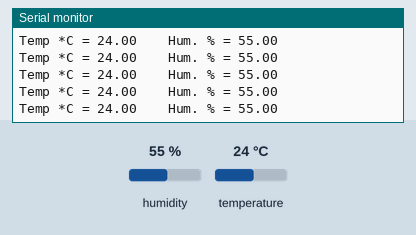
A sketch run on a simulated Arduino Leonardo, built with avr-gcc and run on an emulated ATmega32U4. On the bench: the last lines printed to the serial monitor. Inputs (shaded band) come from the test bench; at power-on: humidity 55 %, temperature 24 °C.

Above: at 1.2 s.
1.3 s: humidity set to 22 %
At 1.33 s:
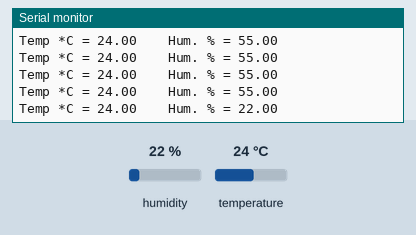
2.8 s: temperature set to 12 °C
At 2.84 s:
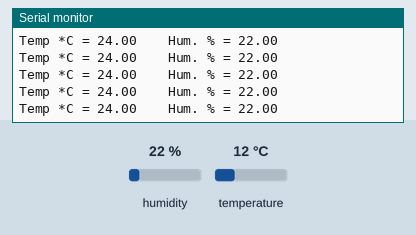
4.3 s: humidity set to 40 %
At 4.3 s:
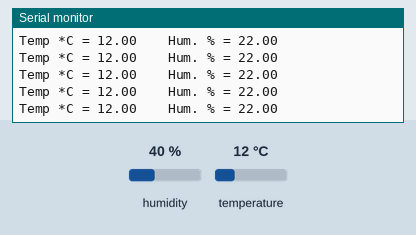
5.8 s: temperature set to 41 °C
At 5.81 s:
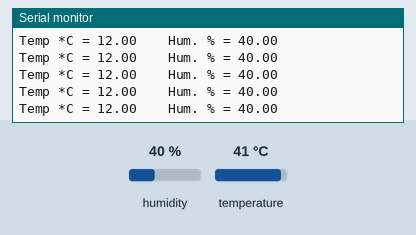
Timing chart, 0 to 8.8 s (numbered marks = the images above; inputs shaded):
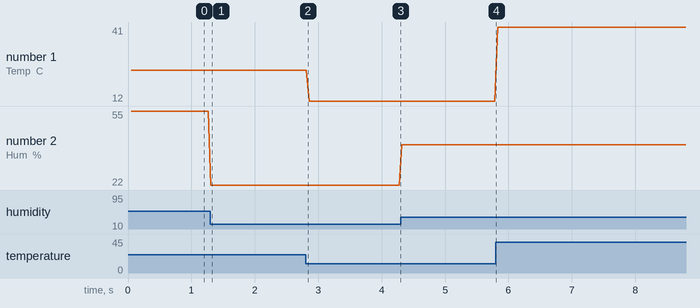

The sketch:

SHT31.ino
```cpp
/***************************************************
  This is an example for the SHT31-D Humidity & Temp Sensor

  Designed specifically to work with the SHT31-D sensor from Adafruit
  ----> https://www.adafruit.com/products/2857

  These sensors use I2C to communicate, 2 pins are required to
  interface
 ****************************************************/

#include <Arduino.h>
#include <Wire.h>
#include "Adafruit_SHT31.h"
Adafruit_SHT31 sht31 = Adafruit_SHT31();

void setup() {
  Serial.begin(115200);

  while (!Serial)
    delay(10);     // will pause Zero, Leonardo, etc until serial console opens

  if (! sht31.begin(0x44)) {}

  if (sht31.isHeaterEnabled()){
    //Serial.println("ENABLED");
  }else {
    //Serial.println("DISABLED");
  }
}

void loop() {
  float t = sht31.readTemperature();
  float h = sht31.readHumidity();

  if (! isnan(t)) {  // check if 'is not a number'
    Serial.print("Temp *C = "); Serial.print(t); Serial.print("\t\t");
  } else {
    Serial.println("Failed to read temperature");
  }

  if (! isnan(h)) {  // check if 'is not a number'
    Serial.print("Hum. % = "); Serial.println(h);
  } else {
    Serial.println("Failed to read humidity");
  }
}
```

Measured:
- after the input at 1.3 s, the serial monitor: prints a new line at once (image 1)
- plotted number 1: 24 → 12 after the input at 2.8 s, 12 → 41 after the input at 5.8 s
- plotted number 2: 55 → 22 after the input at 1.3 s, 22 → 40 after the input at 4.3 s
